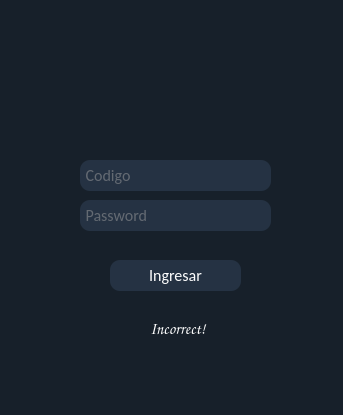
<?xml version="1.0" encoding="UTF-8"?>
<ui version="4.0">
 <class>Login</class>
 <widget class="QMainWindow" name="Login">
  <property name="enabled">
   <bool>true</bool>
  </property>
  <property name="geometry">
   <rect>
    <x>0</x>
    <y>0</y>
    <width>343</width>
    <height>415</height>
   </rect>
  </property>
  <property name="windowTitle">
   <string>Login</string>
  </property>
  <property name="windowIcon">
   <iconset>
    <normaloff>Icons/DRAGONN.ico</normaloff>Icons/DRAGONN.ico</iconset>
  </property>
  <property name="styleSheet">
   <string notr="true">background-color:rgb(23, 32, 42);
</string>
  </property>
  <widget class="QWidget" name="centralwidget">
   <widget class="QLabel" name="label">
    <property name="geometry">
     <rect>
      <x>80</x>
      <y>20</y>
      <width>141</width>
      <height>101</height>
     </rect>
    </property>
    <property name="text">
     <string/>
    </property>
    <property name="pixmap">
     <pixmap>Icons/DRAGONN.ico</pixmap>
    </property>
   </widget>
   <widget class="QLineEdit" name="text_cod">
    <property name="geometry">
     <rect>
      <x>80</x>
      <y>160</y>
      <width>191</width>
      <height>31</height>
     </rect>
    </property>
    <property name="font">
     <font>
      <family>Calibri</family>
      <pointsize>12</pointsize>
     </font>
    </property>
    <property name="styleSheet">
     <string notr="true">background-color:rgb(37, 50, 67);color:rgb(162, 162, 162);
border-radius:10px;
</string>
    </property>
    <property name="inputMask">
     <string/>
    </property>
    <property name="text">
     <string/>
    </property>
    <property name="maxLength">
     <number>4</number>
    </property>
    <property name="frame">
     <bool>true</bool>
    </property>
    <property name="echoMode">
     <enum>QLineEdit::Normal</enum>
    </property>
    <property name="cursorPosition">
     <number>0</number>
    </property>
    <property name="dragEnabled">
     <bool>false</bool>
    </property>
    <property name="readOnly">
     <bool>false</bool>
    </property>
    <property name="placeholderText">
     <string> Codigo</string>
    </property>
    <property name="cursorMoveStyle">
     <enum>Qt::LogicalMoveStyle</enum>
    </property>
    <property name="clearButtonEnabled">
     <bool>false</bool>
    </property>
   </widget>
   <widget class="QLineEdit" name="text_cont">
    <property name="geometry">
     <rect>
      <x>80</x>
      <y>200</y>
      <width>191</width>
      <height>31</height>
     </rect>
    </property>
    <property name="font">
     <font>
      <family>Calibri</family>
      <pointsize>12</pointsize>
     </font>
    </property>
    <property name="styleSheet">
     <string notr="true">background-color:rgb(37, 50, 67);color:rgb(162, 162, 162);
border-radius:10px;
</string>
    </property>
    <property name="text">
     <string/>
    </property>
    <property name="maxLength">
     <number>15</number>
    </property>
    <property name="echoMode">
     <enum>QLineEdit::Password</enum>
    </property>
    <property name="cursorPosition">
     <number>0</number>
    </property>
    <property name="placeholderText">
     <string> Password</string>
    </property>
   </widget>
   <widget class="QPushButton" name="btn_ing">
    <property name="enabled">
     <bool>true</bool>
    </property>
    <property name="geometry">
     <rect>
      <x>110</x>
      <y>260</y>
      <width>131</width>
      <height>31</height>
     </rect>
    </property>
    <property name="font">
     <font>
      <family>Calibri</family>
      <pointsize>12</pointsize>
     </font>
    </property>
    <property name="cursor">
     <cursorShape>PointingHandCursor</cursorShape>
    </property>
    <property name="styleSheet">
     <string notr="true">QPushButton{
background-color:rgb(37, 50, 67);color:white;
border-radius:10px;
}

QPushButton:hover{
background-color:rgb(159, 159, 159);

}</string>
    </property>
    <property name="text">
     <string>Ingresar</string>
    </property>
   </widget>
   <widget class="QLabel" name="text_img">
    <property name="geometry">
     <rect>
      <x>110</x>
      <y>310</y>
      <width>31</width>
      <height>31</height>
     </rect>
    </property>
    <property name="font">
     <font>
      <family>Comic Sans MS</family>
      <pointsize>12</pointsize>
     </font>
    </property>
    <property name="styleSheet">
     <string notr="true">color:white</string>
    </property>
    <property name="text">
     <string/>
    </property>
    <property name="pixmap">
     <pixmap>Icons/57446b546994374897be2da401be7252.ico</pixmap>
    </property>
    <property name="scaledContents">
     <bool>true</bool>
    </property>
   </widget>
   <widget class="QLabel" name="text_adv">
    <property name="geometry">
     <rect>
      <x>150</x>
      <y>320</y>
      <width>81</width>
      <height>16</height>
     </rect>
    </property>
    <property name="font">
     <font>
      <family>Comic Sans MS</family>
      <pointsize>12</pointsize>
     </font>
    </property>
    <property name="styleSheet">
     <string notr="true">color:white</string>
    </property>
    <property name="text">
     <string>Incorrect!</string>
    </property>
   </widget>
  </widget>
  <widget class="QStatusBar" name="statusbar"/>
 </widget>
 <resources/>
 <connections/>
</ui>
